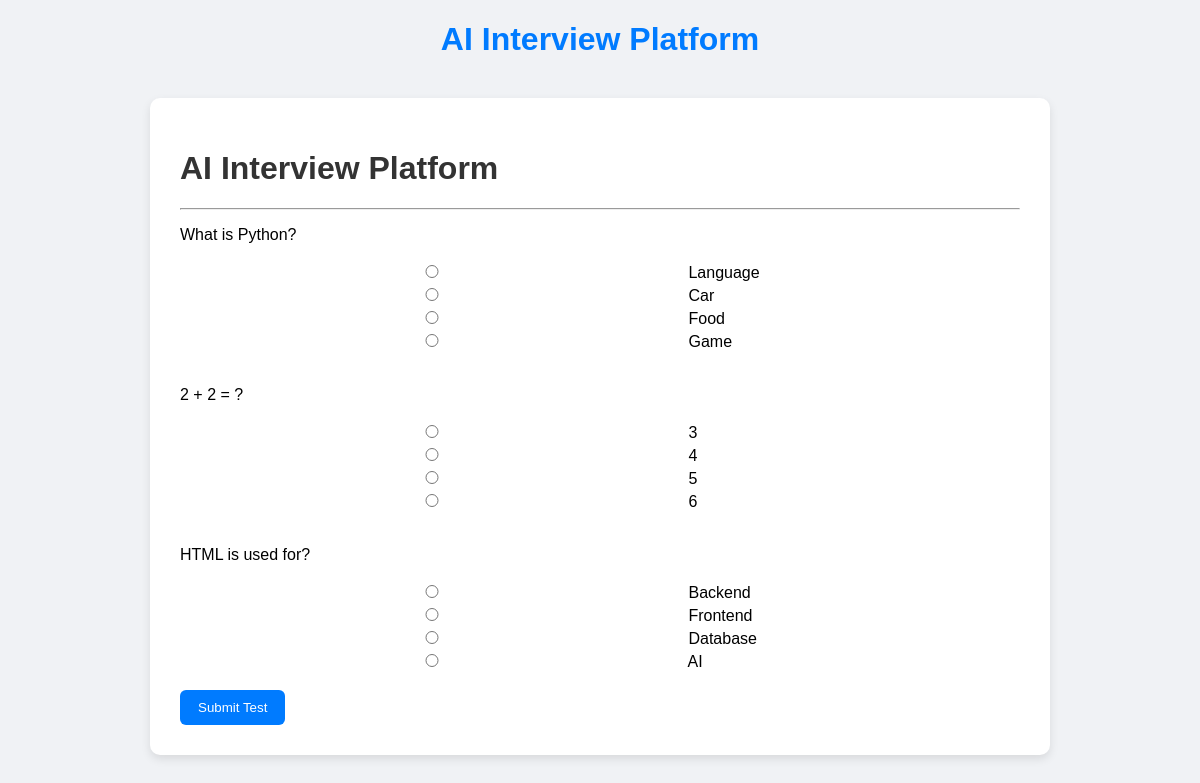
The app's page /test_page (signed in), older data.
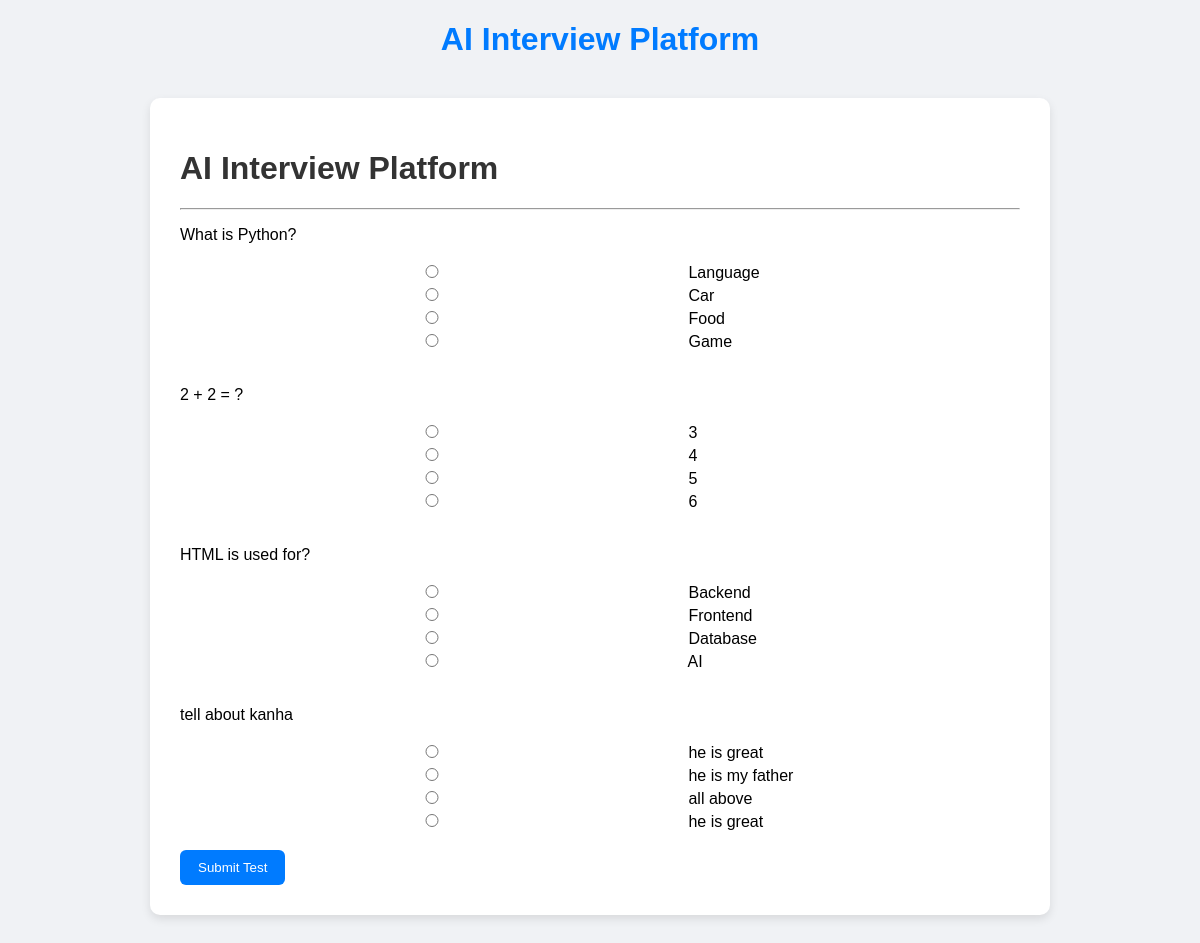
The same page, newer data.
### tables this page shows
CREATE TABLE questions (
    id INTEGER PRIMARY KEY AUTOINCREMENT,
    question TEXT,
    option1 TEXT,
    option2 TEXT,
    option3 TEXT,
    option4 TEXT,
    correct_answer TEXT
);

### backend/app.py (the view)
@app.route("/test_page")
def test_page():
    if "user_id" not in session:
        return redirect("/login_page")
    conn = sqlite3.connect("database.db")
    cursor = conn.cursor()
    cursor.execute("""
        SELECT id, question, option1, option2, option3, option4
        FROM questions
    """)
    questions = cursor.fetchall()   # ✅ NOW it exists
    conn.close()
    return render_template("test.html", questions=questions)

### backend/templates/test.html (shortened to what this page needs)
<!DOCTYPE html>
<html lang="en">
<head>
</head>
<body>
    {% extends "base.html" %}
    {% block content %}
    <h1>AI Interview Platform</h1>
    <hr>
    <form method="POST" action="/submit_test">
        {% for q in questions %}
        <p>{{ q[1] }}</p>
        <input type="radio" name="{{ q[0] }}" value="{{ q[2] }}"> {{ q[2] }}<br>
        <input type="radio" name="{{ q[0] }}" value="{{ q[3] }}"> {{ q[3] }}<br>
        <input type="radio" name="{{ q[0] }}" value="{{ q[4] }}"> {{ q[4] }}<br>
        <input type="radio" name="{{ q[0] }}" value="{{ q[5] }}"> {{ q[5] }}<br><br>
        {% endfor %}
        <button type="submit">Submit Test</button>
    </form>
    {% endblock %}

### backend/templates/base.html (shortened to what this page needs)
<!DOCTYPE html>
<html>
<head>
    <h1 style="text-align:center; color:#007bff;">
        AI Interview Platform
    </h1>
</head>
<body>
    <div class="container">
        {% block content %}
        {% endblock %}
    </div>
</body>
</html>

### backend/templates/base.html (style rules this page uses)
body { font-family: Arial; background: #f0f2f5; margin: 0; }
.container { width: 70%; margin: 40px auto; background: white; padding: 30px; border-radius: 10px; box-shadow: 0 4px 10px rgba(0, 0, 0, 0.1); }
h1, h2 { color: #333; }
button { padding: 10px 18px; background: #007bff; color: white; border: none; border-radius: 6px; cursor: pointer; }
input { padding: 8px; width: 60%; margin: 5px 0; }

Row changes from the older to the newer data that the page shows:
added questions: question "tell about kanha", option1 "he is great", option2 "he is my father", option3 "all above", option4 "he is great"
